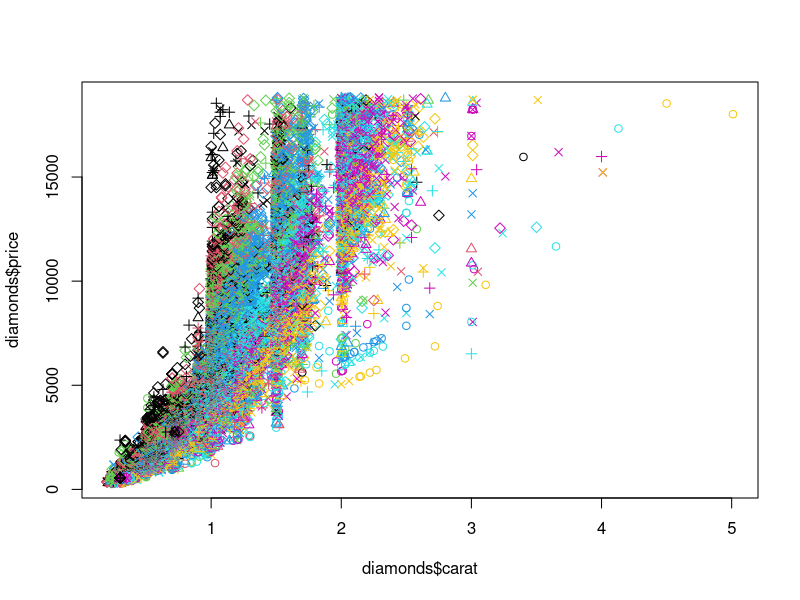
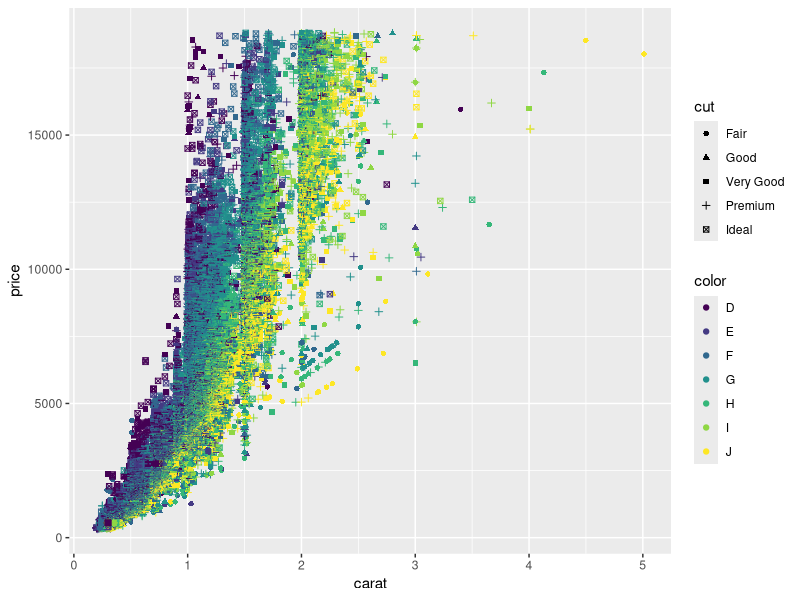
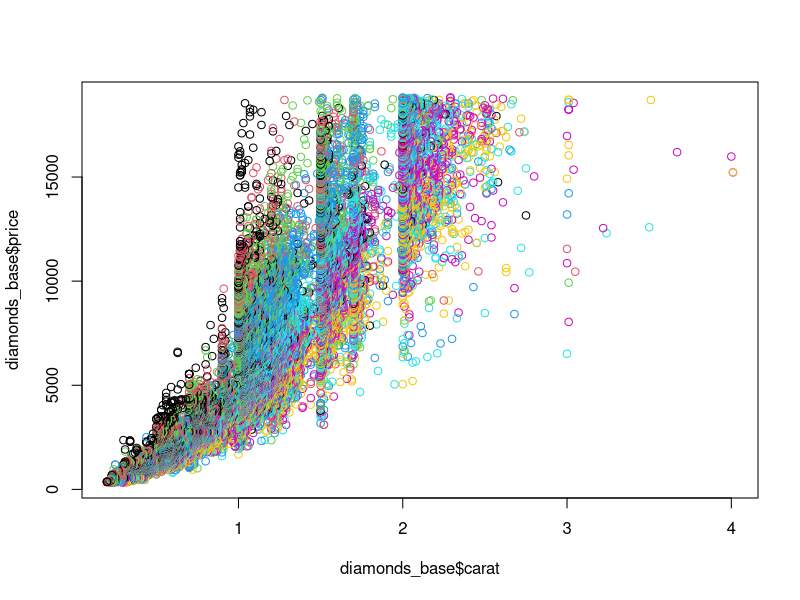
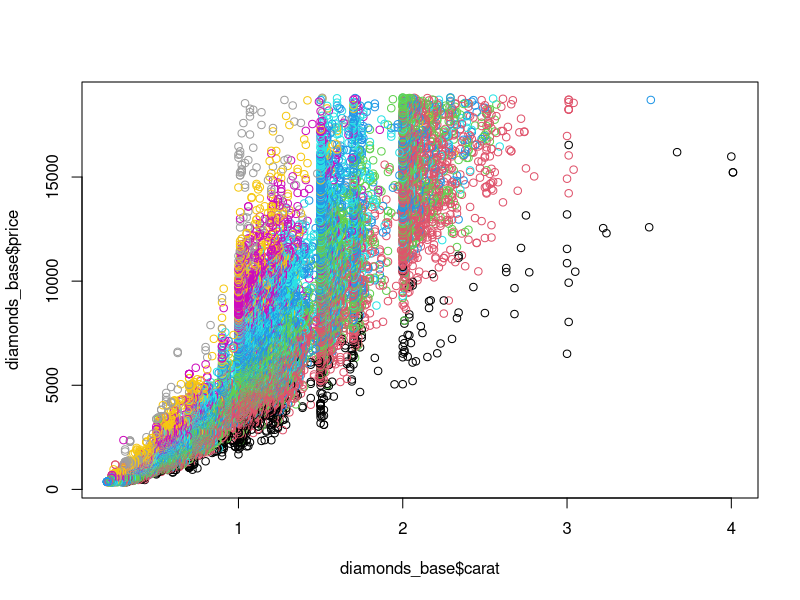
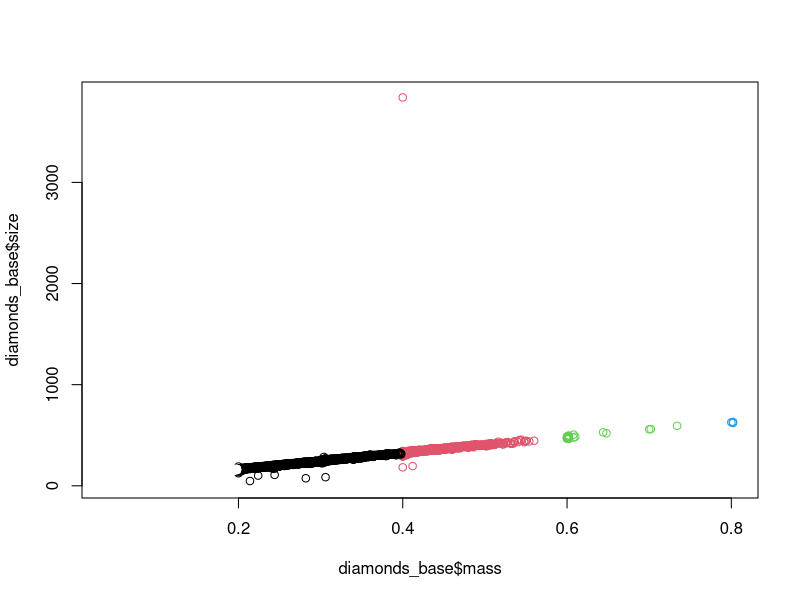
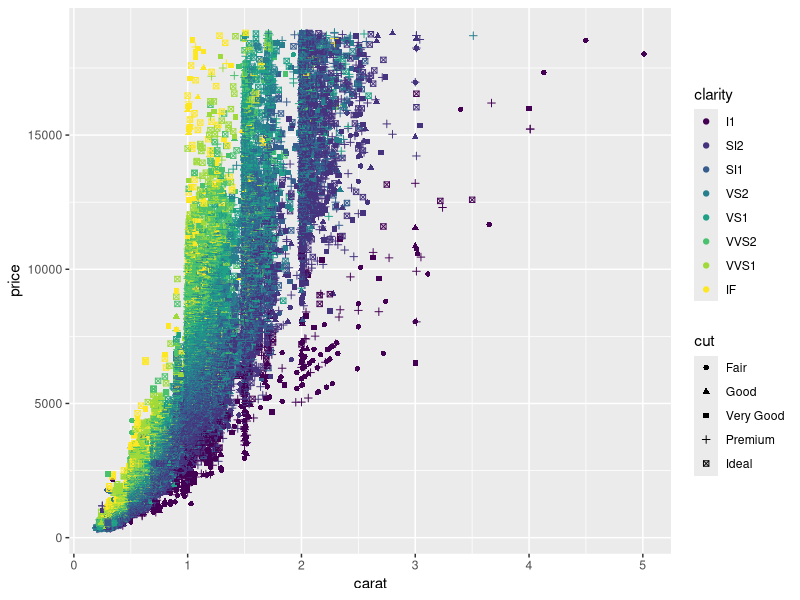
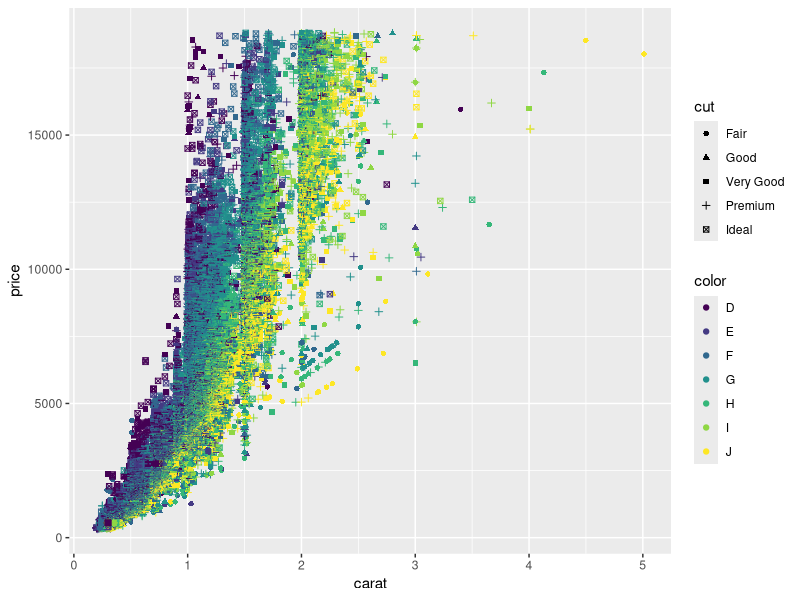
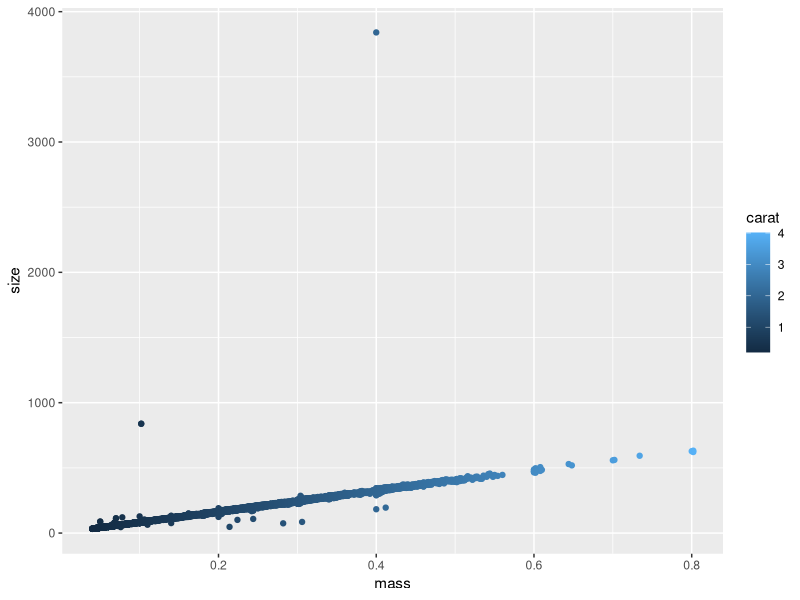

Source code (R) for these figures, in order:
## ---- chunk 1
knitr::opts_chunk$set(echo = TRUE)
## ---- chunk 2
x <- c(0.109, 0.359, 0.63, 0.996, 0.515, 0.142, 0.017, 0.829, 0.907)

# base
round(exp(diff(log(x))), 1)

# magrittr
library(magrittr)
x %>% log %>%
    diff %>%
    exp %>%
    round(1)
## ---- chunk 3
library(ggplot2)
library(tidyverse)
str(diamonds)

# base
plot(diamonds$carat, diamonds$price, col = diamonds$color,
    pch = as.numeric(diamonds$cut))

# ggplot2
ggplot(diamonds, aes(carat, price, col = color, shape = cut)) +
    geom_point()
## ---- chunk 4
# base R
diamonds_base <- diamonds[diamonds$z > 0 & diamonds$cut != "Fair",]

# dplyr
diamonds_tdyv <- filter(diamonds,
                        z>0,
                        cut != "Fair")
## ---- chunk 5
# base R
diamonds_base <- diamonds_base[order(diamonds_base$price, 
                                     decreasing=TRUE), ]
# dplyr
diamonds_tdyv <- arrange(diamonds_tdyv, desc(price))

## ---- chunk 6
# base R
names <- c(colnames(diamonds_base)[grepl("^c", colnames(diamonds_base))], "price", "x", "y", "z")
diamonds_base <- diamonds_base[,names]

# dplyr
diamonds_tdyv <- select(diamonds_tdyv, starts_with("c"), price, x, y, z) 

## ---- chunk 7
# base R
diamonds_base$mass <- diamonds_base$carat * 0.2
diamonds_base$size <- diamonds_base$x * diamonds_base$y * diamonds_base$z

# dplyr
diamonds_tdyv <- mutate(diamonds_tdyv, mass = carat * 0.2) 
diamonds_tdyv <- mutate(diamonds_tdyv, size = x * y * z)

## ---- chunk 8
# base R
summary1 <- aggregate(price ~ color,
                      data=diamonds_base,
                      FUN=mean)
summary2 <- aggregate(price ~ color,
                      data=diamonds_base,
                      FUN=length)
summary_diamonds_base <- merge(summary1, summary2, 
                                 by="color")

# dplyr
by.color <- group_by(diamonds_tdyv, color)
summary_diamonds_tdyv <- summarise(by.color,
                                   num_color = n(),
                                   price = mean(price))

## ---- chunk 9
# base R
names <- c(colnames(diamonds_base)[grepl("^c", colnames(diamonds_base))], "price", "x", "y", "z")
diamonds_base <- diamonds[diamonds$z>0 & 
                            diamonds$cut!="Fair", 
                          names]
diamonds_base <- diamonds_base[order(diamonds_base$carat, 
                                     decreasing=TRUE), ]
diamonds_base$mass <- diamonds_base$carat * 0.2
diamonds_base$size <- diamonds_base$x * diamonds_base$y * diamonds_base$z
summary1 <- aggregate(price ~ color,
                      data=diamonds_base,
                      FUN=mean)
summary2 <- aggregate(price ~ color,
                      data=diamonds_base,
                      FUN=length)
summary_diamonds_base <- merge(summary1, summary2, 
                                 by="color")


# tidyverse
diamonds %>% 
  filter(z>0, cut!="Fair") %>%
  arrange(desc(carat)) %>%
  select(starts_with("c"), price, x, y, z) %>%
  mutate(mass = carat * 0.2, size = x * y * z) %>%
  group_by(color) %>%
  summarise(num_color = n(), price = mean(price))

## ---- chunk 10
# base
plot(diamonds_base$carat, diamonds_base$price, col = diamonds_base$color)
plot(diamonds_base$carat, diamonds_base$price, col = diamonds_base$clarity)

plot(diamonds_base$mass, diamonds_base$size, col = diamonds_base$carat)

# ggplot2
ggplot(diamonds, aes(carat, price, col = clarity, shape = cut)) +
    geom_point()
ggplot(diamonds, aes(carat, price, col = color, shape = cut)) +
    geom_point()

diamonds %>% 
  filter(z>0, cut!="Fair") %>%
  arrange(desc(carat)) %>%
  select(starts_with("c"), price, x, y, z) %>%
  mutate(mass = carat * 0.2, size = x * y * z) %>%
  group_by(color) %>%
  ggplot(aes(mass, size, col=carat)) + geom_point()
